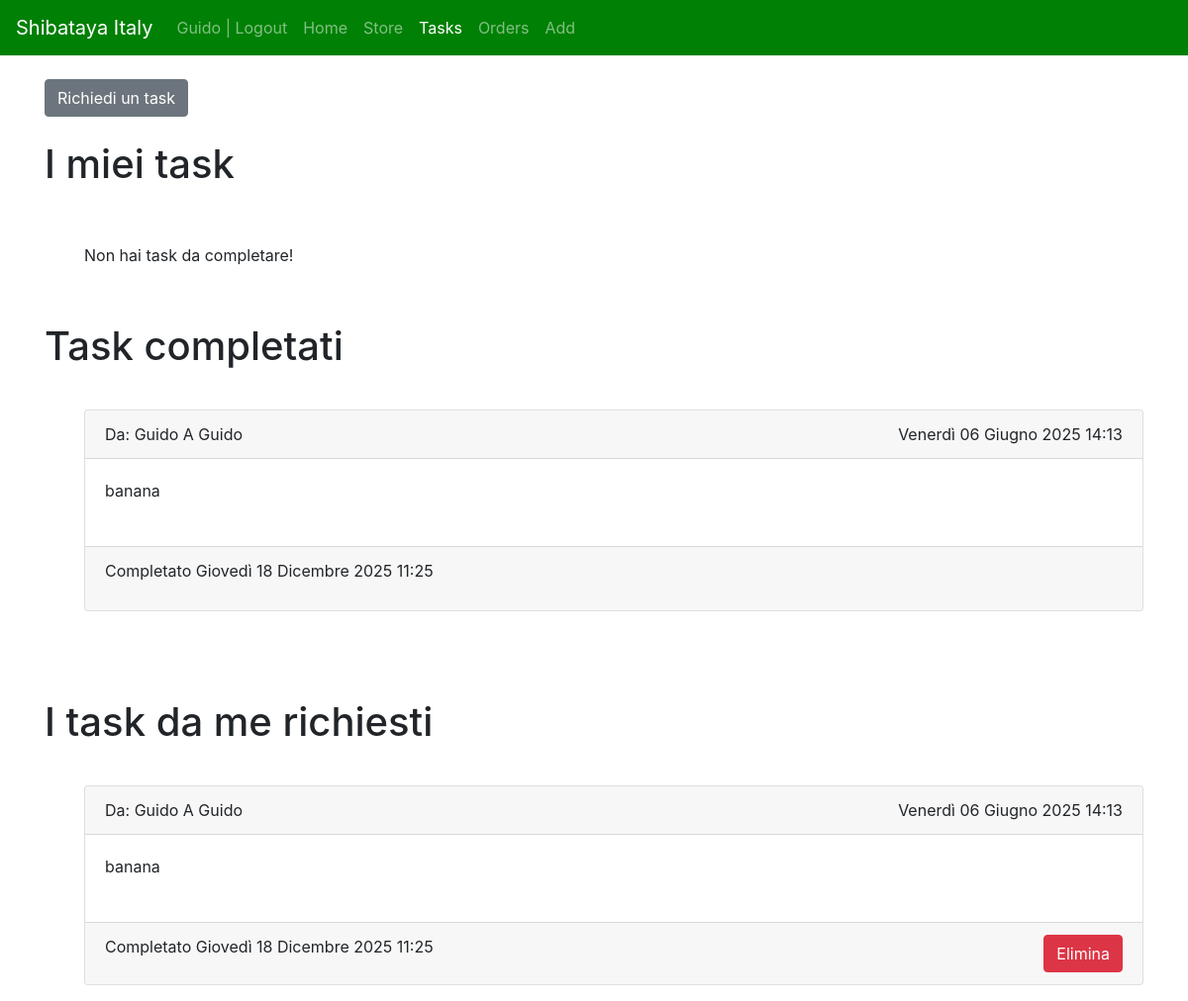
Page /tasks/ (signed in) on the committed database.
### sbt_app/models.py (models this page shows)
class task(models.Model):
    title = models.CharField(max_length=200)
    completed = models.BooleanField(default=False)
    target = models.ForeignKey(User, on_delete=models.CASCADE, related_name="target")
    author = models.ForeignKey(User, on_delete=models.CASCADE)
    datetime_limit = models.DateTimeField(blank=False, null=False)
    submission_date = models.DateTimeField(auto_now_add=True, editable=False)

### sbt_app/views.py (the view, shortened to what this page needs)
# urls.py: path("tasks/", views.tasks, name="tasks"),
@login_required(login_url="/login")
@user_passes_test(is_member)
def tasks(request):
    items = task.objects.all()
    user_tasks = task.objects.filter(target=request.user, completed=False)
    completed_tasks = task.objects.filter(target=request.user, completed=True)
    return render(request, "tasks.html", {"tasks": items, "user_tasks": user_tasks, "completed_tasks":completed_tasks})

### sbt_app/views.py (called while the page is built)
def is_member(user):
    return user.groups.filter(name='member').exists()

### sbt_app/templates/tasks.html (shortened to what this page needs)
{%extends "base.html"%}
{%block content%}
<br>
<span>
    <button class="btn btn-secondary" onclick="location.href='/task_request'" type="button" >Richiedi un task</button>
</span>
<br>
<br>
<h1>I miei task</h1>
<br><br>
<ul>
    {%for task in user_tasks%}
    <div class="card mt-2">
        <div class="card-header">
            Da: {{task.author.username}} A {{task.target.username}}
        <span style="float:right">{{task.submission_date}}</span>
        </div>
        <div class="card-body d-flex d-flexrow justify-content-between">
        {{task.title}}
        <br><br>
        </div>
        <div class="card-footer">
            <form method="post">
                {%csrf_token%}
                Da completare entro: {{task.datetime_limit}}
                <button type="submit" class="btn btn-success" style="float:right" name="complete_id" value="{{task.id}}">
                    Completa
                </button>
            </form>
        </div>
    </div>
    {%empty%}
    <p>Non hai task da completare!</p><br>
    {% endfor %}
</ul>
<h1>Task completati</h1>
<br>
<ul>
    {%for task in completed_tasks%}
        <div class="card mt-2">
            <div class="card-header">
                Da: {{task.author.username}} A {{task.target.username}}
            <span style="float:right">{{task.submission_date}}</span>
            </div>
            <div class="card-body d-flex d-flexrow justify-content-between">
            {{task.title}}
            <br><br>
            </div>
            <div class="card-footer">
                <p>Completato {{task.datetime_limit}}</p>
            </div>
        </div>
    {% endfor %}
</ul>
<br><br><br>
<h1>I task da me richiesti</h1>
<br>
<ul>
    {%for task in tasks%}
        {%if user.username == task.author.username%}
            <div class="card mt-2">
                <div class="card-header">
                    Da: {{task.author.username}} A {{task.target.username}}
                <span style="float:right">{{task.submission_date}}</span>
                </div>
                <div class="card-body d-flex d-flexrow justify-content-between">
                {{task.title}}
                <br><br>
                </div>
                <div class="card-footer">
                    <form method="post">
                        {%if task.completed%}Completato {{task.datetime_limit}}{%else%}Da completare entro: {{task.datetime_limit}}{%endif%}
                        {%if task.completed%}
                        <button type="submit" class="btn btn-danger" name="delete_id" value="{{task.id}}" style="float:right">
                            Elimina
                        </button>
                        {%endif%}
                    </form>
                </div>
            </div>
        {%endif%}
        {%empty%}
            </p>Tutti i task da te richiesti sono stati completati!</p>
    {% endfor %}
</ul>
{% endblock %}

### sbt_app/templates/base.html (shortened to what this page needs)
<!DOCTYPE html>
<html lang="en">
  {% load static %}
  <head>
    <link rel="stylesheet" href="https://stackpath.bootstrapcdn.com/bootstrap/4.3.1/css/bootstrap.min.css" />
    <link rel "stylesheet" href="{% static 'my_resources/my_style.css' %}">
  </head>
  <body>
    <nav class="navbar navbar-expand-lg navbar-dark" style="background-color: #008005;">
      <a class="navbar-brand" href="/home">Shibataya Italy</a>
      <div>
        <ul class="navbar-nav">
          {%if user.is_authenticated%}
          <span class="nav-item">
            <a class="nav-link" href="/logout">{{user.username}} | Logout</a>
          </span>
          {%else%}
          <li class="nav-item {% if request.resolver_match.url_name == 'login'%}active{%endif%}">
            <a class="nav-link" href="/login">Login</a>
          </li>
          {%endif%}
        </ul>
      </div>
      <div class="collapse navbar-collapse" id="navbarNav">
        <ul class="navbar-nav">
          <li class="nav-item {% if request.resolver_match.url_name == 'home'%}active{%endif%}">
            <a class="nav-link" href="/home">Home</a>
          </li>
          <li class="nav-item {% if request.resolver_match.url_name == 'store'%}active{%endif%}">
            <a class="nav-link" href="/store">Store</a>
          </li>
          {% if user.is_authenticated and user.groups.all.0.name == "member"%}
          <li class="nav-item {% if request.resolver_match.url_name == 'tasks'%}active{%endif%}">
            <a class="nav-link" href="/tasks">Tasks</a>
          </li>
          <li class="nav-item {% if request.resolver_match.url_name == 'orders'%}active{%endif%}">
            <a class="nav-link" href="/orders">Orders</a>
          </li>
          <li class="nav-item {% if request.resolver_match.url_name == 'add_customer'%}active{%endif%}">
            <a class="nav-link" href="/add_customer">Add</a>
          </li>
          {%endif%}
        </ul>
      </div>
    </nav>
    <div class="container">{% block content %} {% endblock %}</div>
  </body>
</html>

### rows in the picture
task: author.username "Guido", target.username "Guido", submission_date "Venerdì 06 Giugno 2025 14:13", title "banana", datetime_limit "Giovedì 18 Dicembre 2025 11:25", {{ task.id }} 3 (drawn)

### other values in the picture
{{ user.username }} "Guido"
